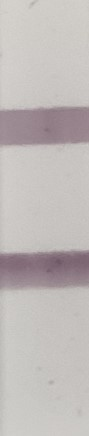
#> input picture img/2std77.jpg, 89 x 436 px
$ python lightadj.py
#> lines starting #> are read from the running program, lines starting #| are printed output that depends on the picture; after the words box and inside, x2 and y2 are one past the last pixel; in counts of white or black regions, pixels touching at a corner belong together; long printed decimals are rounded
### zdyf.py
import cv2
import numpy as np

# [111 lines left out: functions canny_trackbar, solve_quad, threshold_trackbar, Exposure_adj, cvAvg, cvContrastRatio and 1 more, not called in this run]

def takesecond(elem):
    return elem[1]

# [6 lines left out: function gammaAdj, not called in this run]

### lightadj.py
import cv2
import numpy as np
import zdyf
import math

def cv_show(name,img):
    cv2.imshow(name,img)
    cv2.waitKey(0)
    cv2.destroyAllWindows()

stdv=185.6765734265734

#二值化
img=cv2.imread('img/2std77.jpg')
#> img is the input picture: shape (436, 89, 3); mean B, G, R 184.7, 186.1, 192

img_gray=cv2.cvtColor(img,cv2.COLOR_BGR2GRAY)
cv_show('img',img_gray)
#zdyf.canny_trackbar(img_gray)
# cannyres=cv2.Canny(img_gray,40,120)

ret, h1 = cv2.threshold(img_gray.copy(), 0, 255, cv2.THRESH_BINARY+cv2.THRESH_OTSU)
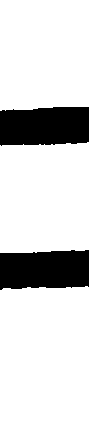
#> h1: shape (436, 89); 83.5% white; 2 black regions, box (x1, y1, x2, y2) and area: (0, 107, 89, 146) 3198, (0, 250, 89, 290) 3195
#> ret = 166
print("二值化")
cv_show('img',h1)
h1=cv2.bitwise_not(h1)
cv_show('img',h1)

#开运算
kernel = np.ones((3,3),np.uint8)
closing = cv2.morphologyEx(h1, cv2.MORPH_OPEN, kernel)
#> closing: shape (436, 89); 16.5% white; 2 white regions, box (x1, y1, x2, y2) and area: (0, 107, 89, 145) 3194, (0, 250, 89, 290) 3191
print("开运算")
cv2.imshow('opening', closing)
cv2.waitKey(0)
cv2.destroyAllWindows()

border=cv2.Canny(closing,45,50)
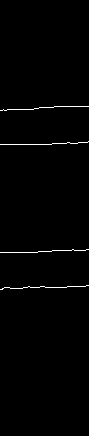
#> border: shape (436, 89); 0.92% white in thin lines or dots, all inside (x1, y1, x2, y2) = (0, 106, 89, 290)
cv_show('img',closing)

#图片旋转
linelist=[]

lines = cv2.HoughLinesP(border, 0.8, np.pi / 720, 20,minLineLength=50, maxLineGap=20)
#> lines = [[0, 144, 87, 142], [17, 252, 88, 249], [2, 288, 88, 285], [0, 110, 88, 106]]
for line in lines:
    x1, y1, x2, y2 = line[0]
    linelist.append([x1,y1,x2,y2])
#> this loop made 4 passes
#> after the loop, linelist has the same summary as lines


linelist.sort(key=zdyf.takesecond)
print(linelist)
#| [[0, 110, 88, 106], [0, 144, 87, 142], [17, 252, 88, 249], [2, 288, 88, 285]]
x1,y1,x2,y2=linelist[0]


cv_show("img",img)
tan=(y1-y2)/(x2-x1)
#> tan = 0.0455
t=math.degrees(math.atan(tan))
#> t = 2.6
print(t)
#| 2.603

y=img.shape[0]
#> y = 436
x=img.shape[1]
#> x = 89
xmid=(int)(x/2)
#> xmid = 44
ymid=(int)((linelist[0][2]+linelist[len(linelist)-1][2])/2)
#> ymid = 88

M = cv2.getRotationMatrix2D((xmid, ymid), -t, 1)
#> M = [[0.999, -0.0454, 4.04], [0.0454, 0.999, -1.91]]
closing = cv2.warpAffine(closing, M, (x, y))
img=cv2.warpAffine(img, M, (x, y))
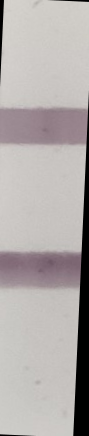
#> img: shape (436, 89, 3); mean B, G, R 170.4, 171.6, 177.2
cv2.imshow('rotation', closing)
cv2.waitKey(0)

#闭运算
kernel = np.ones((10,10),np.uint8)
closing = cv2.morphologyEx(closing, cv2.MORPH_CLOSE, kernel)
print("闭运算")
cv2.imshow('closing', closing)
cv2.waitKey(0)
cv2.destroyAllWindows()

#开运算
kernel = np.ones((10,10),np.uint8)
closing = cv2.morphologyEx(closing, cv2.MORPH_OPEN, kernel)
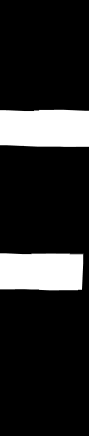
#> closing: shape (436, 89); min 0, max 255, mean 40.7
print("开运算")
cv2.imshow('opening', closing)
cv2.waitKey(0)
cv2.destroyAllWindows()

#开运算
kernel = np.ones((50,50),np.uint8)
closing = cv2.morphologyEx(closing.copy(), cv2.MORPH_CLOSE, kernel)
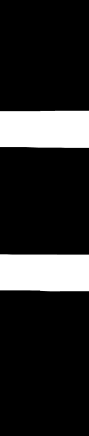
#> closing: shape (436, 89); min 0, max 255, mean 42.6
print("闭运算")
cv2.imshow('closing', closing)
cv2.waitKey(0)
cv2.destroyAllWindows()

# [7 lines of commented-out code are left out]
contours, hierarchy = cv2.findContours(closing, cv2.RETR_TREE, cv2.CHAIN_APPROX_SIMPLE)
#> contours = 2 contours; box (x1, y1, x2, y2) and area: (0, 110, 89, 148) 3216, (0, 254, 89, 292) 3214
draw_img = img.copy()
res=cv2.drawContours(draw_img,contours,-1,(0,0,255),1)
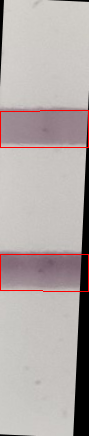
#> res: shape (436, 89, 3); mean B, G, R 168.7, 169.9, 178.7
print("轮廓")
cv_show('img',res)


#T线轮廓矩形
cnt=contours[1]
#> cnt = [[40, 110], [39, 111], [0, 111], [0, 147], [88, 147], [88, 110]]
tx,ty,tw,th = cv2.boundingRect(cnt)
#> tx = 0; ty = 110; tw = 89; th = 38
tx1=tx+(int)(tw/4)
#> tx1 = 22
ty1=ty+(int)(th/10)
#> ty1 = 113
tx2=tx+tw-(int)(tw/4)
#> tx2 = 67
ty2=ty-(int)(th/3.5)+th
#> ty2 = 138
imgc = cv2.rectangle(img.copy(),(tx1,ty1),(tx2,ty2),(0,255,0),1)
print("T线轮廓矩形")
cv_show('img',img)

#T线分割
roiT=img.copy()[ty1:ty2,tx1:tx2]
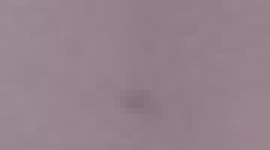
#> roiT: shape (25, 45, 3) (shown 6 times larger); mean B, G, R 138.9, 130.1, 149.6
print("T线分割")
cv_show('img',roiT)

#T线图像转灰度图
roiT_gray=cv2.cvtColor(roiT.copy(),cv2.COLOR_BGR2GRAY)
print("T线灰度图")
cv_show('img',roiT_gray)


#C线轮廓矩形
cnt=contours[0]
cx,cy,cw,ch = cv2.boundingRect(cnt)
cx1=cx+(int)(tw/4)
cy1=cy+(int)(th/10)
cx2=cx+cw-(int)(tw/4)
cy2=cy-(int)(th/3.5)+th
imgc = cv2.rectangle(imgc.copy(),(cx1,cy1),(cx2,cy2),(0,255,0),1)
print("C线轮廓矩形")
cv_show('img',imgc)

#C线分割
roiC=img.copy()[cy1:cy2,cx1:cx2]
print("C线分割")
cv_show('img',roiC)

#C线转灰度
roiC_gray=cv2.cvtColor(roiC.copy(),cv2.COLOR_BGR2GRAY)
print("C线图像转化为灰度图")
cv_show('img',roiC_gray)


#计算标C灰度图平均灰度值和方差
avgC=zdyf.cvAvg(roiC_gray)
variance=zdyf.Variance(roiC_gray)
print("平均灰度值为",avgC)
print("方差为",variance)


#w1区域
w1x=tx
w1y=ty2+(int)((th)/3)
w1h=th
w1w=tw

w1x1=cx1
w1y1=w1y
w1x2=cx2
w1y2=w1y1+cy2-cy1

imgc = cv2.rectangle(imgc.copy(),(w1x1,w1y1),(w1x2,w1y2),(0,255,0),1)
print("w1区域轮廓矩形")
cv_show('img',imgc)
roiw=img.copy()[w1y1:w1y2,w1x1:w1x2]
print("w区域分割")
cv_show('img',roiw)
roiw_gray=cv2.cvtColor(roiw,cv2.COLOR_BGR2GRAY)
avgW=zdyf.cvAvg(roiw_gray)
print("W灰度为",avgW)


#w2区域
w2x=tx
w2y=cy1-(int)((th)/3)-cy2+cy1
w2h=th
w2w=tw

w2x1=cx1
w2y1=w2y
w2x2=cx2
w2y2=w2y1+cy2-cy1

imgc = cv2.rectangle(imgc.copy(),(w2x1,w2y1),(w2x2,w2y2),(0,255,0),1)
print("w2区域轮廓矩形")
cv_show('img',imgc)
roiw2=img.copy()[w2y1:w2y2,w2x1:w2x2]
print("w2区域分割")
cv_show('img',roiw2)
roiw_gray=cv2.cvtColor(roiw2,cv2.COLOR_BGR2GRAY)
avgW2=zdyf.cvAvg(roiw_gray)
print("W2灰度为",avgW2)

adjT=avgW+avgW-avgW2
adjC=avgW2-avgW+avgW2


rT=math.log(190/255,adjT/255)
res_roiT=zdyf.gammaAdj(roiT_gray,rT)
avgT=zdyf.cvAvg(res_roiT)
print("T平均灰度值为",avgT)

rC=math.log(190/255,adjC/255)
res_roiC=zdyf.gammaAdj(roiC_gray,rC)
avgC=zdyf.cvAvg(res_roiC)
print("C平均灰度值为",avgC)


rate=avgC/avgT
print("灰度的比值为",rate)
result=(255-avgT)/((255-avgT)+(255-avgC))
print("T/(T+C)=",result)

# [7 lines of commented-out code are left out]

$ run again, with img/1std359.jpg copied over img/2std77.jpg
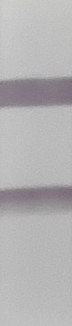
#> input picture img/1std359.jpg, 72 x 326 px
#> img is the input picture: shape (326, 72, 3); mean B, G, R 179, 177.8, 179.2
#> `ret, h1 = cv2.threshold(img_gray.copy(), 0, 255, cv2.THRESH_BINARY+cv2..`:
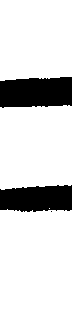
#> h1: shape (326, 72); 84.2% white; 3 black regions (1 under 20 px), largest, box (x1, y1, x2, y2) and area: (0, 77, 72, 108) 2005, (0, 185, 72, 212) 1691
#> ret = 159
#> border: shape (326, 72); 1.2% white in thin lines or dots, all inside (x1, y1, x2, y2) = (0, 76, 72, 212)
#> lines = [[0, 106, 68, 104], [0, 189, 66, 184], [0, 80, 71, 76]]
#> the loop `for line in lines:` made 3 passes
#> (line, y1, x2, y2) on passes 1 to 3: ([[0, 106, 68, 104]], 106, 68, 104), ([[0, 189, 66, 184]], 189, 66, 184), ([[0, 80, 71, 76]], 80, 71, 76)
#> after the loop `for line in lines:`: linelist has the same summary as lines
#| [[0, 80, 71, 76], [0, 106, 68, 104], [0, 189, 66, 184]]
#> tan = 0.0563
#> t = 3.22
#| 3.225
#> ymid = 68
#> M = [[0.998, -0.0562, 3.88], [0.0562, 0.998, -1.92]]
#> contours = 2 contours; box (x1, y1, x2, y2) and area: (0, 81, 72, 111) 2014, (0, 189, 72, 215) 1775
#> `res=cv2.drawContours(draw_img,contours,-1,(0,0,255),1)`:
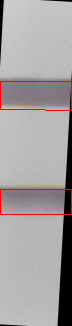
#> res: shape (326, 72, 3); mean B, G, R 160.9, 159.9, 165.4
#> cnt = [[0, 81], [0, 109], [44, 109], [45, 110], [71, 110], [71, 81]]
#> tx = 0; ty = 81; tw = 72; th = 30
#> tx1 = 18
#> ty1 = 84
#> tx2 = 54
#> ty2 = 103

$ run again, with img/2std359.jpg copied over img/2std77.jpg
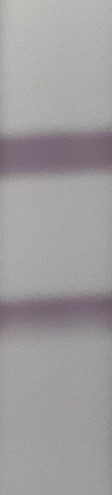
#> input picture img/2std359.jpg, 112 x 495 px
#> img is the input picture: shape (495, 112, 3); mean B, G, R 157.8, 156.4, 159.6
#> `ret, h1 = cv2.threshold(img_gray.copy(), 0, 255, cv2.THRESH_BINARY+cv2..`:
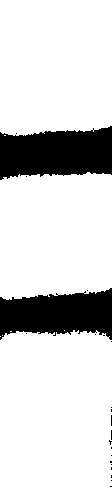
#> h1: shape (495, 112); 83.5% white; 22 black regions (20 under 20 px), largest, box (x1, y1, x2, y2) and area: (0, 126, 112, 180) 4812, (0, 288, 112, 340) 4265
#> ret = 142
#> border: shape (495, 112); 0.84% white in thin lines or dots, all inside (x1, y1, x2, y2) = (0, 125, 112, 340)
#> lines = [[11, 175, 111, 173], [5, 299, 105, 291], [5, 333, 97, 330], [4, 135, 74, 130], [12, 135, 101, 128], [10, 331, 85, 330], [4, 298, 106, 290]]
#> the loop `for line in lines:` made 7 passes
#> after the loop `for line in lines:`: linelist has the same summary as lines
#| [[4, 135, 74, 130], [12, 135, 101, 128], [11, 175, 111, 173], [4, 298, 106, 290], [5, 299, 105, 291], [10, 331, 85, 330], [5, 333, 97, 330]]
#> `x1,y1,x2,y2=linelist[0]`: y1 = 135; x2 = 74; y2 = 130
#> tan = 0.0714
#> t = 4.09
#| 4.086
#> ymid = 85
#> M = [[0.997, -0.0712, 6.2], [0.0712, 0.997, -3.77]]
#> contours = 2 contours; box (x1, y1, x2, y2) and area: (0, 133, 112, 180) 4912, (0, 296, 112, 339) 4318
#> cnt = contour of 10 points, box (x1, y1, x2, y2) (0, 133, 112, 180), area 4912
#> tx = 0; ty = 133; tw = 112; th = 47
#> tx1 = 28
#> ty1 = 137
#> tx2 = 84
#> ty2 = 167
#> `roiT=img.copy()[ty1:ty2,tx1:tx2]`:
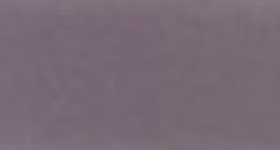
#> roiT: shape (30, 56, 3) (shown 5 times larger); mean B, G, R 117.5, 105.6, 121.4
